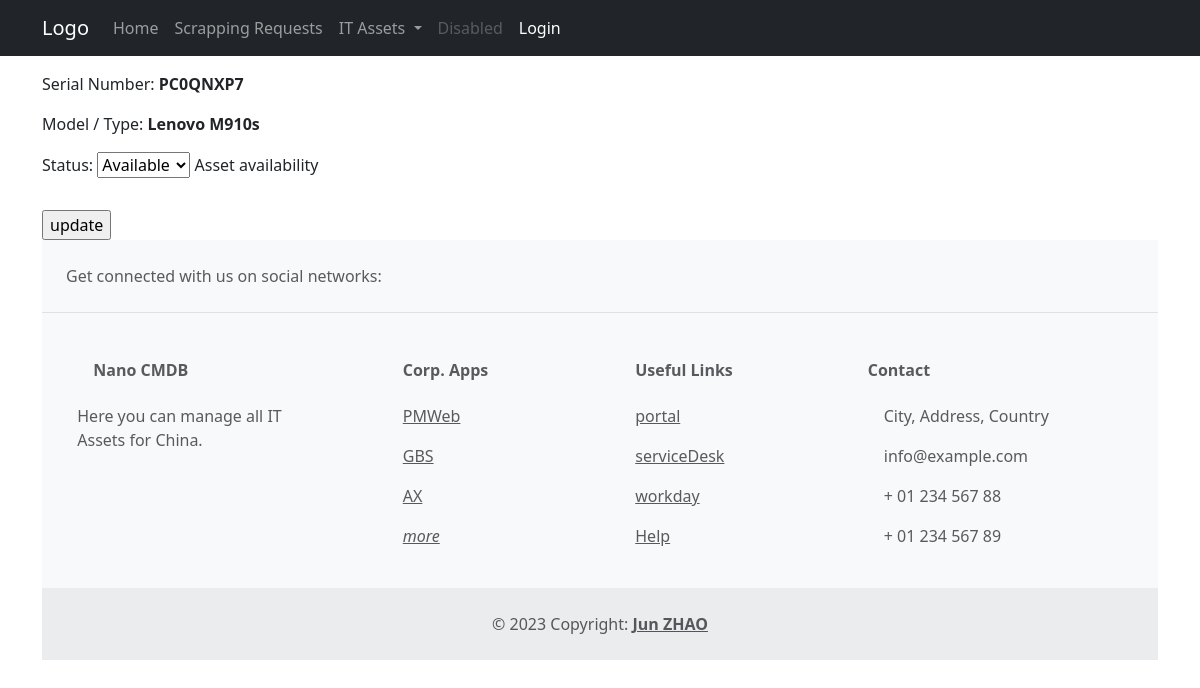
The page /nanoassets/instance/PC0QNXP7/statusupdate/ on the database as committed earlier.
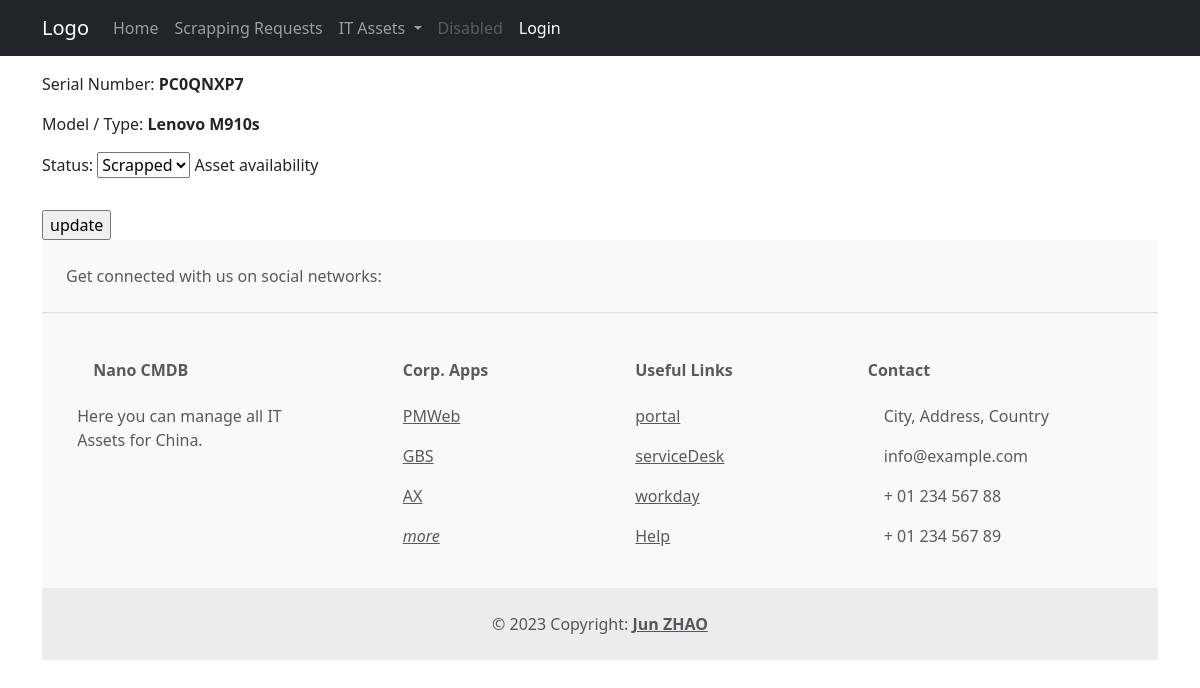
The same page on the database as committed later.
### nanoassets/models.py (models this page shows, shortened)
class Instance(models.Model):
    serial_number = models.CharField(
        primary_key=True, max_length=20, help_text='enter serial #')
    model_type = models.ForeignKey("nanoassets.ModelType", verbose_name=_(
        "Model / Type"), on_delete=models.SET_NULL, null=True, blank=True)
    owner = models.ForeignKey(User, verbose_name=_(
        "Owner"), on_delete=models.SET_NULL, null=True, blank=True)
    INSTANCE_STATUS = (
        ('A', 'Available'),
        ('U', 'in Use'),
        ('R', 'in Repair'),
        ('S', 'Scrapped')
    )
    status = models.CharField(max_length=15, choices=INSTANCE_STATUS,
                              default='Available', help_text='Asset availability')
    eol_date = models.DateField(null=True, blank=True)
    scrap_request = models.ForeignKey("nanoassets.ScrapRequest", verbose_name=_(
        "Scrap Request"), on_delete=models.SET_NULL, null=True, blank=True)
    class Meta:
        ordering = ['model_type', 'eol_date',]

class ModelType(models.Model):
    name = models.CharField(max_length=20)
    manufacturer = models.ForeignKey(
        "Manufacturer", on_delete=models.SET_NULL, blank=True, null=True)
    def __str__(self):
        return '%s %s' % (self.manufacturer, self.name)

class Manufacturer(models.Model):
    name = models.CharField(max_length=20)
    def __str__(self):
        return self.name

### nanoassets/views.py (the view)
class InstanceStatusUpdate(UpdateView):
    model = Instance
    fields = ['status']
    template_name = 'nanoassets/instance_update_status.html'
    success_url = reverse_lazy('instance-list')

### templatetags/auth_extras.py (called while the page is built)
@register.filter(name='has_group')
def has_group(user, group_name):
    try:
        group = Group.objects.get(name=group_name)
        return True if group in user.groups.all() else False
    except:
        return False

### nanoassets/templates/nanoassets/instance_update_status.html (shortened to what this page needs)
{% extends 'base.html' %}
{% block page_content %}
  <p>
    Serial Number: <b>{{ instance.serial_number }}</b>
  </p>
  <p>
    Model / Type: <b>{{ instance.model_type }}</b>
  </p>
  <form action="" method="post">
    <table class="table">
      {{ form.as_p }}
    </table>
    <input type="submit" value="update" />
  </form>
{% endblock page_content %}

Rows that differ between the two databases and show on the page:
changed Instance "PC0QNXP7": status "Available" → "Scrapped"
